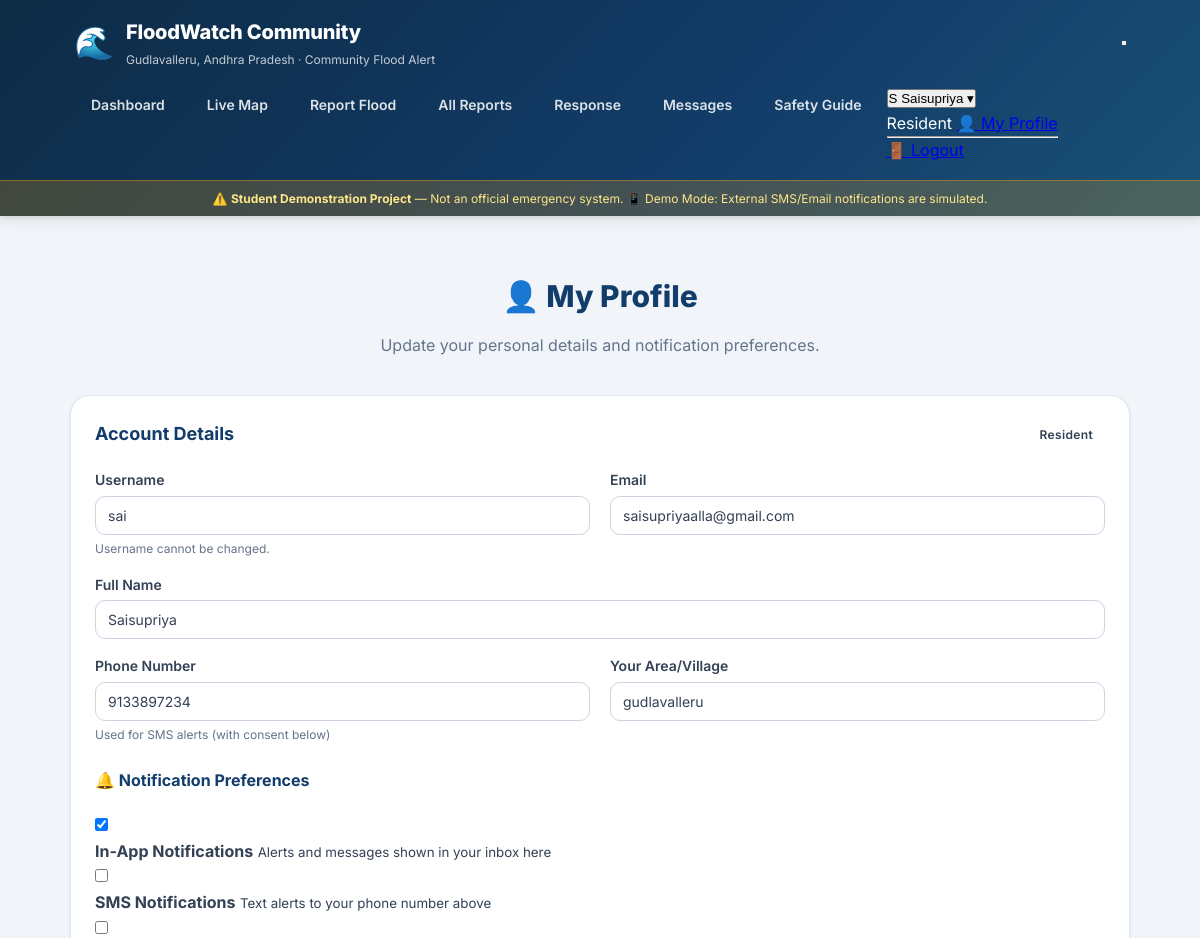
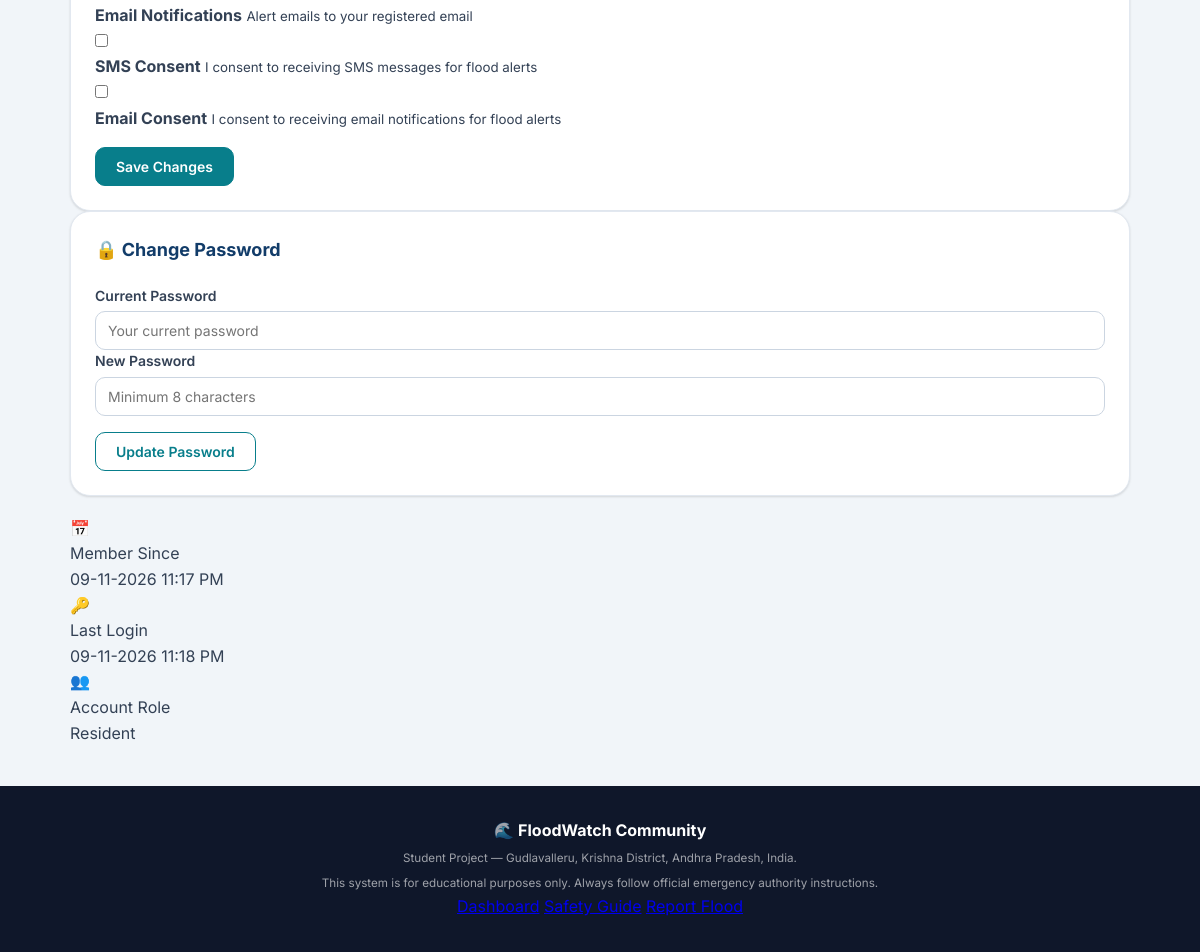
Screenshot of /profile (signed in) with the database file from the repository (2 pictures, top to bottom).
### tables this page shows
CREATE TABLE users (
            id            INTEGER PRIMARY KEY AUTOINCREMENT,
            username      TEXT    NOT NULL UNIQUE,
            email         TEXT    NOT NULL UNIQUE,
            password_hash TEXT    NOT NULL,
            role          TEXT    NOT NULL DEFAULT 'resident',
            full_name     TEXT,
            phone         TEXT,
            location_area TEXT,
            notify_inapp  INTEGER NOT NULL DEFAULT 1,
            notify_sms    INTEGER NOT NULL DEFAULT 0,
            notify_email  INTEGER NOT NULL DEFAULT 0,
            sms_consent   INTEGER NOT NULL DEFAULT 0,
            email_consent INTEGER NOT NULL DEFAULT 0,
            created_at    TEXT    NOT NULL,
            last_login    TEXT
        );

### app.py (the view, shortened to what this page needs)
@app.route("/profile", methods=["GET", "POST"])
@login_required
def profile():
    user = current_user()
    return render_template("profile.html", active_page="profile", user=user)

### app.py (called while the page is built)
def get_db() -> sqlite3.Connection:
    conn = sqlite3.connect(DB_NAME)
    conn.row_factory = sqlite3.Row
    conn.execute("PRAGMA foreign_keys = ON")
    return conn

def current_user():
    uid = session.get("user_id")
    if not uid:
        return None
    conn = get_db()
    user = conn.execute("SELECT * FROM users WHERE id = ?", (uid,)).fetchone()
    conn.close()
    return dict(user) if user else None

def login_required(f):
    @wraps(f)
    def decorated(*args, **kwargs):
        if not session.get("user_id"):
            flash("Please log in to access that page.", "warning")
            return redirect(url_for("login", next=request.path))
        return f(*args, **kwargs)
    return decorated

def _unread_counts(user_id: int) -> dict:
    if not user_id:
        return {"messages": 0, "alerts": 0}
    conn = get_db()
    msg_count = conn.execute(
        "SELECT COUNT(*) FROM messages WHERE recipient_id = ? AND is_read = 0",
        (user_id,),
    ).fetchone()[0]
    alert_count = conn.execute(
        "SELECT COUNT(*) FROM alert_recipients WHERE user_id = ? AND is_read = 0",
        (user_id,),
    ).fetchone()[0]
    conn.close()
    return {"messages": msg_count, "alerts": alert_count}

@app.context_processor
def inject_globals():
    user = current_user()
    uid  = user["id"] if user else None
    uc   = _unread_counts(uid)
    return {
        "current_user": user,
        "unread_messages": uc["messages"],
        "unread_alerts": uc["alerts"],
        "demo_mode": DEMO_MODE,
    }

### templates/profile.html (shortened to what this page needs)
{% extends "base.html" %}
{% block content %}
<div class="page-hero">
    <h1 class="page-hero-title">👤 My Profile</h1>
    <p class="page-hero-subtitle">Update your personal details and notification preferences.</p>
</div>
<div class="profile-grid">
    <section class="card" aria-label="Profile details">
        <div class="card-header">
            <h2 class="card-title">Account Details</h2>
            <span class="badge badge-{{ user.role | replace('_', '-') }}">{{ user.role | capitalize | replace('_', ' ') }}</span>
        </div>
        <form method="POST" action="{{ url_for('profile') }}" id="profileForm">
            <div class="form-grid">
                <div class="form-group">
                    <label class="form-label">Username</label>
                    <input type="text" class="form-input" value="{{ user.username }}" disabled>
                    <span class="field-hint">Username cannot be changed.</span>
                </div>
                <div class="form-group">
                    <label class="form-label">Email</label>
                    <input type="text" class="form-input" value="{{ user.email }}" disabled>
                </div>
                <div class="form-group form-group--full">
                    <label for="full_name" class="form-label">Full Name</label>
                    <input id="full_name" name="full_name" type="text" class="form-input"
                        value="{{ user.full_name or '' }}" placeholder="Your full name">
                </div>
                <div class="form-group">
                    <label for="phone" class="form-label">Phone Number</label>
                    <input id="phone" name="phone" type="tel" class="form-input"
                        value="{{ user.phone or '' }}" placeholder="+91 9876543210">
                    <span class="field-hint">Used for SMS alerts (with consent below)</span>
                </div>
                <div class="form-group">
                    <label for="location_area" class="form-label">Your Area/Village</label>
                    <input id="location_area" name="location_area" type="text" class="form-input"
                        value="{{ user.location_area or '' }}" placeholder="e.g. Gudlavalleru">
                </div>
            </div>
            <div class="card-header" style="margin-top: 1.5rem;">
                <h3 class="card-title" style="font-size: 1rem;">🔔 Notification Preferences</h3>
            </div>
            <div class="pref-list">
                <label class="pref-item">
                    <input type="checkbox" name="notify_inapp" {% if user.notify_inapp %}checked{% endif %}>
                    <div>
                        <strong>In-App Notifications</strong>
                        <small>Alerts and messages shown in your inbox here</small>
                    </div>
                </label>
                <label class="pref-item">
                    <input type="checkbox" name="notify_sms" {% if user.notify_sms %}checked{% endif %}>
                    <div>
                        <strong>SMS Notifications</strong>
                        <small>Text alerts to your phone number above</small>
                    </div>
                </label>
                <label class="pref-item">
                    <input type="checkbox" name="notify_email" {% if user.notify_email %}checked{% endif %}>
                    <div>
                        <strong>Email Notifications</strong>
                        <small>Alert emails to your registered email</small>
                    </div>
                </label>
                <label class="pref-item">
                    <input type="checkbox" name="sms_consent" {% if user.sms_consent %}checked{% endif %}>
                    <div>
                        <strong>SMS Consent</strong>
                        <small>I consent to receiving SMS messages for flood alerts</small>
                    </div>
                </label>
                <label class="pref-item">
                    <input type="checkbox" name="email_consent" {% if user.email_consent %}checked{% endif %}>
                    <div>
                        <strong>Email Consent</strong>
                        <small>I consent to receiving email notifications for flood alerts</small>
                    </div>
                </label>
            </div>
            <div class="form-actions">
                <button type="submit" class="btn btn-primary">Save Changes</button>
            </div>
        </form>
    </section>
    <section class="card" aria-label="Change password">
        <div class="card-header">
            <h2 class="card-title">🔒 Change Password</h2>
        </div>
        <form method="POST" action="{{ url_for('profile') }}" id="pwForm">
            <div class="form-group">
                <label for="current_password" class="form-label">Current Password</label>
                <input id="current_password" name="current_password" type="password" class="form-input"
                    placeholder="Your current password" autocomplete="current-password">
            </div>
            <div class="form-group">
                <label for="new_password" class="form-label">New Password</label>
                <input id="new_password" name="new_password" type="password" class="form-input"
                    placeholder="Minimum 8 characters" autocomplete="new-password" minlength="8">
            </div>
            <div class="form-actions">
                <button type="submit" class="btn btn-outline">Update Password</button>
            </div>
        </form>
    </section>
</div>
<div class="profile-info-row">
    <div class="profile-info-card">
        <span class="pi-icon">📅</span>
        <div>
            <div class="pi-label">Member Since</div>
            <div class="pi-value">{{ user.created_at }}</div>
        </div>
    </div>
    <div class="profile-info-card">
        <span class="pi-icon">🔑</span>
        <div>
            <div class="pi-label">Last Login</div>
            <div class="pi-value">{{ user.last_login or 'First session' }}</div>
        </div>
    </div>
    <div class="profile-info-card">
        <span class="pi-icon">👥</span>
        <div>
            <div class="pi-label">Account Role</div>
            <div class="pi-value">{{ user.role | capitalize | replace('_', ' ') }}</div>
        </div>
    </div>
</div>
{% endblock %}

### templates/base.html (shortened to what this page needs)
<!DOCTYPE html>
<html lang="en">
<head>
    <link rel="stylesheet" href="{{ url_for('static', filename='style.css') }}">
</head>
<body>
    <header class="site-header">
        <div class="header-inner">
            <div class="brand">
                <span class="brand-icon" aria-hidden="true">🌊</span>
                <div>
                    <p class="brand-name">FloodWatch Community</p>
                    <p class="brand-tagline">Gudlavalleru, Andhra Pradesh · Community Flood Alert</p>
                </div>
            </div>
            <button class="nav-toggle" id="navToggle" aria-label="Toggle navigation" aria-expanded="false"
                aria-controls="mainNav">
            </button>
            <nav class="main-nav" id="mainNav" aria-label="Main navigation">
                <a href="{{ url_for('home') }}" class="nav-link {% if active_page == 'dashboard' %}active{% endif %}" {% if active_page=='dashboard' %}aria-current="page"{% endif %}>Dashboard</a>
                <a href="{{ url_for('live_map') }}" class="nav-link {% if active_page == 'map' %}active{% endif %}" {% if active_page=='map' %}aria-current="page"{% endif %}>Live Map</a>
                <a href="{{ url_for('report_page') }}" class="nav-link {% if active_page == 'report' %}active{% endif %}" {% if active_page=='report' %}aria-current="page"{% endif %}>Report Flood</a>
                <a href="{{ url_for('all_reports') }}" class="nav-link {% if active_page == 'reports' %}active{% endif %}" {% if active_page=='reports' %}aria-current="page"{% endif %}>All Reports</a>
                <a href="{{ url_for('community_response') }}" class="nav-link {% if active_page == 'community' %}active{% endif %}" {% if active_page=='community' %}aria-current="page"{% endif %}>Response</a>
                {% if current_user %}
                <a href="{{ url_for('messages') }}" class="nav-link {% if active_page == 'messages' %}active{% endif %}" {% if active_page=='messages' %}aria-current="page"{% endif %}>
                    Messages
                </a>
                {% else %}
                <a href="{{ url_for('messages') }}" class="nav-link {% if active_page == 'messages' %}active{% endif %}">Alerts</a>
                {% endif %}
                <a href="{{ url_for('safety') }}" class="nav-link {% if active_page == 'safety' %}active{% endif %}" {% if active_page=='safety' %}aria-current="page"{% endif %}>Safety Guide</a>
                {% if current_user %}
                    <div class="nav-user-menu">
                        <button class="nav-user-btn" id="userMenuBtn" aria-haspopup="true" aria-expanded="false">
                            <span class="nav-avatar" aria-hidden="true">{{ (current_user.full_name or current_user.username)[0].upper() }}</span>
                            <span class="nav-username">{{ current_user.full_name or current_user.username }}</span>
                            <span class="nav-caret" aria-hidden="true">▾</span>
                        </button>
                        <div class="nav-dropdown" id="userDropdown" role="menu" aria-label="User menu">
                            <span class="nav-dropdown-role">{{ current_user.role | capitalize }}</span>
                            <a href="{{ url_for('profile') }}" class="nav-dropdown-item" role="menuitem">👤 My Profile</a>
                            <hr class="nav-dropdown-sep">
                            <a href="{{ url_for('logout') }}" class="nav-dropdown-item nav-dropdown-logout" role="menuitem">🚪 Logout</a>
                        </div>
                    </div>
                {% else %}
                    <a href="{{ url_for('login') }}" class="nav-link nav-link-login {% if active_page == 'login' %}active{% endif %}">Login</a>
                    <a href="{{ url_for('register') }}" class="nav-link nav-link-register {% if active_page == 'register' %}active{% endif %}">Register</a>
                {% endif %}
            </nav>
        </div>
        <div class="demo-banner" role="note" aria-label="Demo notice">
            ⚠️ <strong>Student Demonstration Project</strong> — Not an official emergency system.
            {% if demo_mode %}<span class="demo-mode-pill">📱 Demo Mode: External SMS/Email notifications are simulated.</span>{% endif %}
        </div>
    </header>
    <main class="main-content">
        {% block content %}{% endblock %}
    </main>
    <footer class="site-footer">
        <div class="footer-inner">
            <div class="footer-brand">
                <span aria-hidden="true">🌊</span>
                <strong>FloodWatch Community</strong>
            </div>
            <p>
                <small>Student Project — Gudlavalleru, Krishna District, Andhra Pradesh, India.<br>
                    This system is for educational purposes only. Always follow official emergency authority instructions.</small>
            </p>
            <div class="footer-links">
                <a href="{{ url_for('home') }}">Dashboard</a>
                <a href="{{ url_for('safety') }}">Safety Guide</a>
                <a href="{{ url_for('report_page') }}">Report Flood</a>
            </div>
        </div>
    </footer>
</body>
</html>

### rows the page displays
users: full_name "S", full_name "Saisupriya", role "Resident", username "sai", email "saisupriyaalla@gmail.com", phone "9133897234", location_area "gudlavalleru", notify_inapp "☑", created_at "09-11-2026 11:17 PM", last_login "09-11-2026 11:18 PM"
